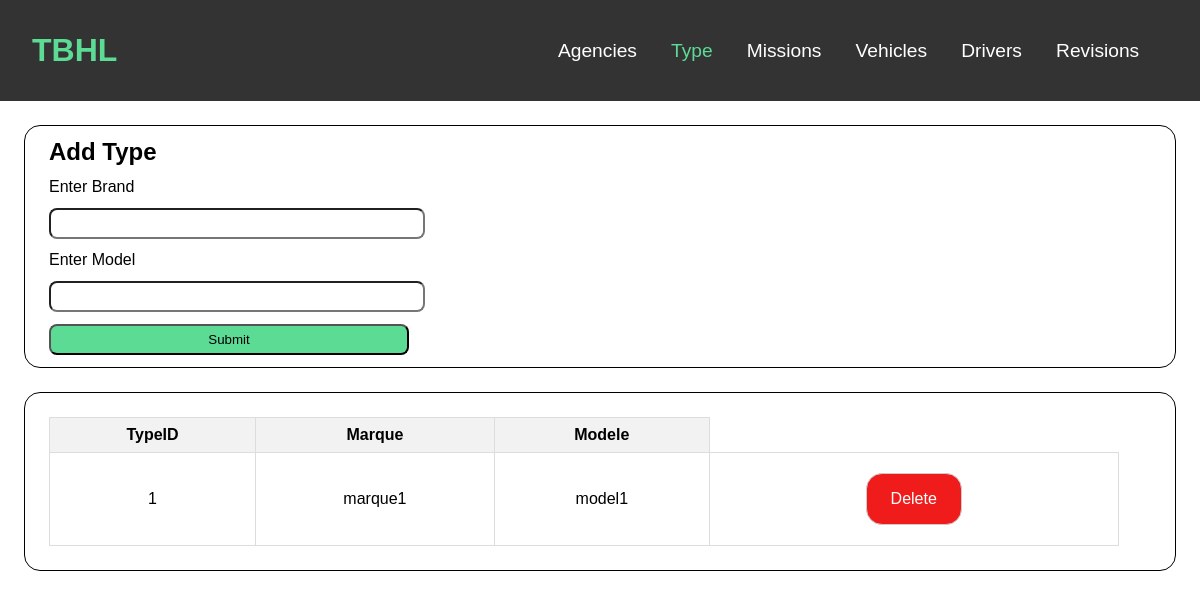
/type, run on an earlier commit of the app's database.
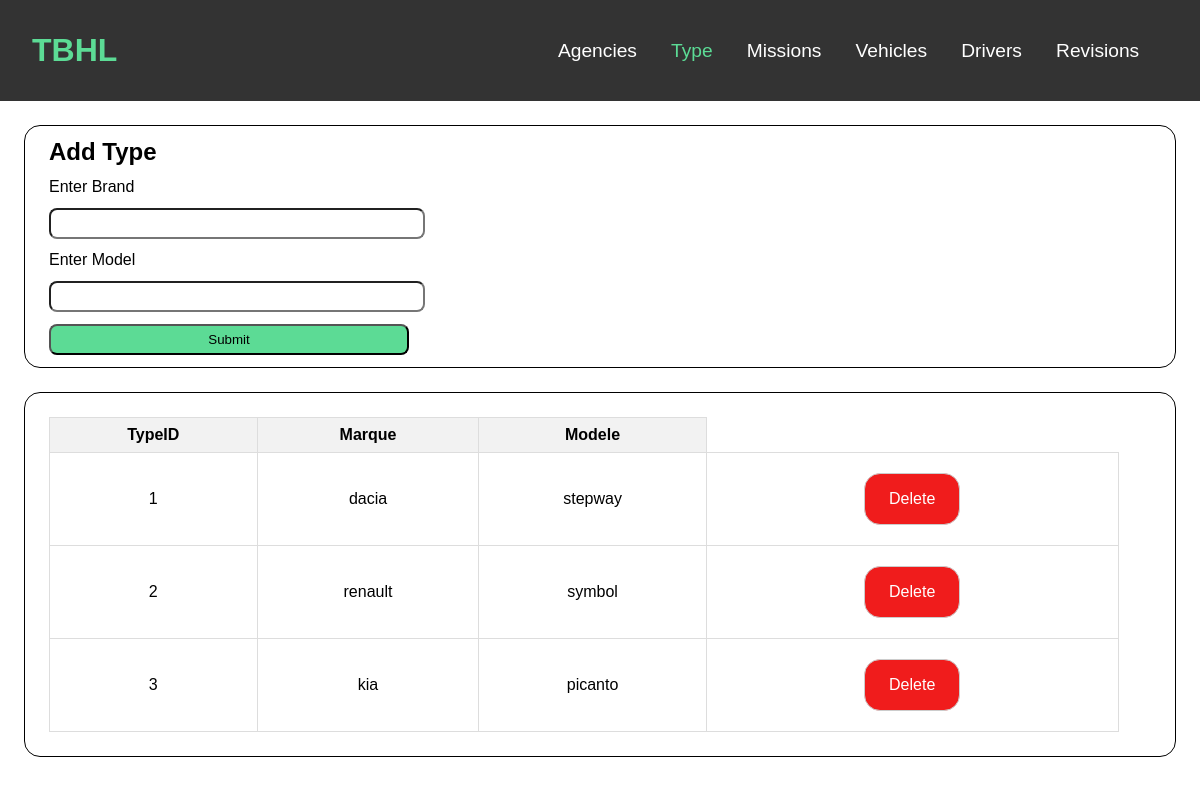
And on a later commit of the database.
### tables this page shows
CREATE TABLE Type(
        TypeID INTEGER PRIMARY KEY AUTOINCREMENT,
        Marque TEXT NOT NULL,
        Modele TEXT NOT NULL
    );

### main.py (the view)
@app.route('/type',methods = ['GET' , 'POST'])
def type():
    modele_list = cursor.execute('SELECT * FROM Type').fetchall()
    if request.method == 'POST':
        marque = request.form['marque']
        modele = request.form['modele']
        cursor.execute('INSERT INTO Type(Marque,Modele) VALUES(?,?)',[marque,modele])
        connection.commit()
        return redirect(url_for('type'))
    return render_template("typemanager.html",modele_list=modele_list)

### templates/typemanager.html (shortened to what this page needs)
<!DOCTYPE html>
<html lang="en">
<head>
    <link type="text/css" rel="stylesheet" href="{{ url_for('static', filename='stylesheet/body.css')}}">
    <link type="text/css" rel="stylesheet" href="{{ url_for('static', filename='stylesheet/appbar.css')}}">
</head>
<body>
    <header>
        <a href="/" id="logo">TBHL</a>
        <nav>
            <ul>
                <li><a href="/agence">Agencies</a></li>
                <li><a href="/type" class="selected">Type</a></li>
                <li><a href="/mission">Missions</a></li>
                <li><a href="/vehicule">Vehicles</a></li>
                <li><a href="/chauffeur">Drivers</a></li>
                <li><a href="/revision">Revisions</a></li>
            </ul>
        </nav>
    </header>
    <div class="add">
        <form method="post">
            <h2>Add Type</h2>
            <label>Enter Brand</label>
            <input type="text" name="marque" id="marque" required>
            <label>Enter Model</label>
            <input type="text" name="modele" id="modele" required>
            <input type="submit" id="sub">
        </form>
    </div>
    <div class="list">
        <table>
            <thead>
                <tr>
                    <th>TypeID</th>
                    <th>Marque</th>
                    <th>Modele</th>
                </tr>
            </thead>
            <tbody>
                {% for element in modele_list %}
                    <tr>
                        <td>{{ element[0] }}</td>
                        <td>{{ element[1] }}</td>
                        <td>{{ element[2] }}</td>
                        <td>
                            <a href="/type/sup:{{element[0]}}">Delete</a>
                        </td>
                    </tr>
                {% endfor %}
            </tbody>
        </table>
    </div>
</body>
</html>

What changed in the data, as far as the page shows it:
changed Type id 1: Marque "marque1" → "dacia"; Modele "model1" → "stepway"
added Type: TypeID "2", Marque "renault", Modele "symbol"
added Type: TypeID "3", Marque "kia", Modele "picanto"
